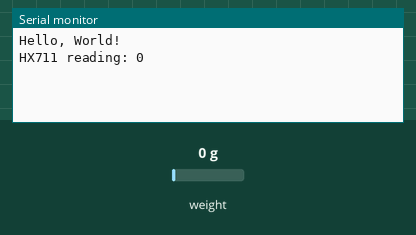
Recording of a sketch running on a simulated Arduino Uno, built with avr-gcc and run on an emulated ATmega328P. Shown: the last lines printed to the serial monitor. The inputs (shaded band) are chosen by the test bench; at power-on: weight on the scale 0 g.

Above: at 1.3 s.
1.4 s: weight on the scale set to 100 g
At 1.4 s:
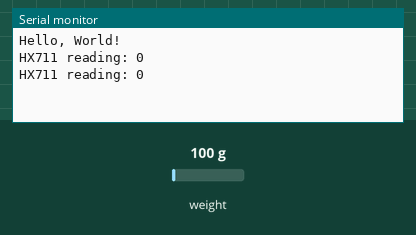
5.7 s: weight on the scale set to 1250 g
At 6.1 s:
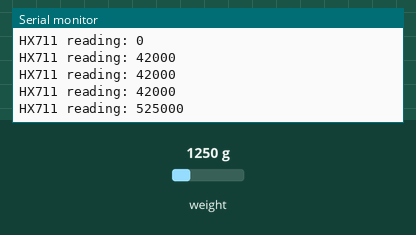
Timing chart, 0 to 8.7 s (numbered marks = the images above; inputs shaded):
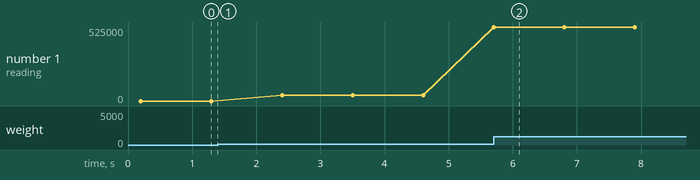

The sketch:

featehr_test.ino
```cpp
#include <stdio.h>
#include <HX711.h>

// https://github.com/tzapu/WiFiManager
//#include <WiFiManager.h>

HX711 cell;
const int CELL_D_PIN = 12;
const int CELL_SCK_PIN = 14;

//const long LOADCELL_OFFSET = 50682624;
//const long LOADCELL_DIVIDER = 5895655;

void setup() {
  Serial.begin(9600);
  delay(100);
  Serial.println("Hello, World!");
//  WiFiManager wfm;
//  wfm.autoConnect("NAME", "PASSWORD");

  cell.begin(CELL_D_PIN, CELL_SCK_PIN);
//  cell.set_cell(LOADCELL_DIVIDER);
//  cell.set_offset(LOADCELL_OFFSET);
}

void loop() {
  if (cell.is_ready()) {
    long reading = cell.read();
    Serial.print("HX711 reading: ");
    Serial.println(reading);
  } else {
    Serial.println("HX711 not found.");
  }
  delay(1000);
}
```

Measured:
- after the input at 5.7 s, the serial monitor: prints a new line at once (image 2)
- plotted number 1: 0 → 42000 after the input at 1.4 s, 42000 → 525000 after the input at 5.7 s
